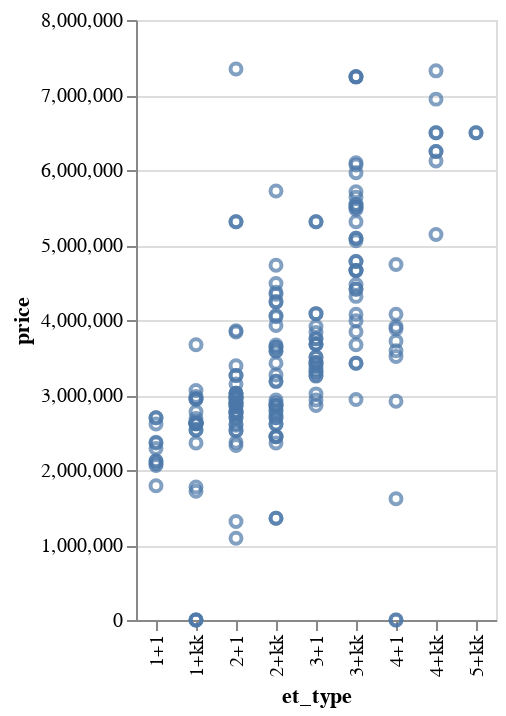

The code cell stored with this chart in its notebook:
### Code cell
alt.Chart(data).mark_point().encode(x="et_type", y="price")

### Figure 1 — Vega-Lite specification as saved in the notebook (floating-point values rounded to 4 significant figures; data arrays with more than 128 entries replaced by an {"elided": "..."} marker saying what was removed)
{"config": {"view": {"continuousWidth": 400, "continuousHeight": 300}}, "data": {"name": "data-e342cca355c5aa427446ab923fbb84b9"}, "mark": "point", "encoding": {"x": {"type": "nominal", "field": "et_type"}, "y": {"type": "quantitative", "field": "price"}}, "$schema": "https://vega.github.io/schema/vega-lite/v4.8.1.json", "datasets": {"data-e342cca355c5aa427446ab923fbb84b9": {"elided": "189 records"}}}
